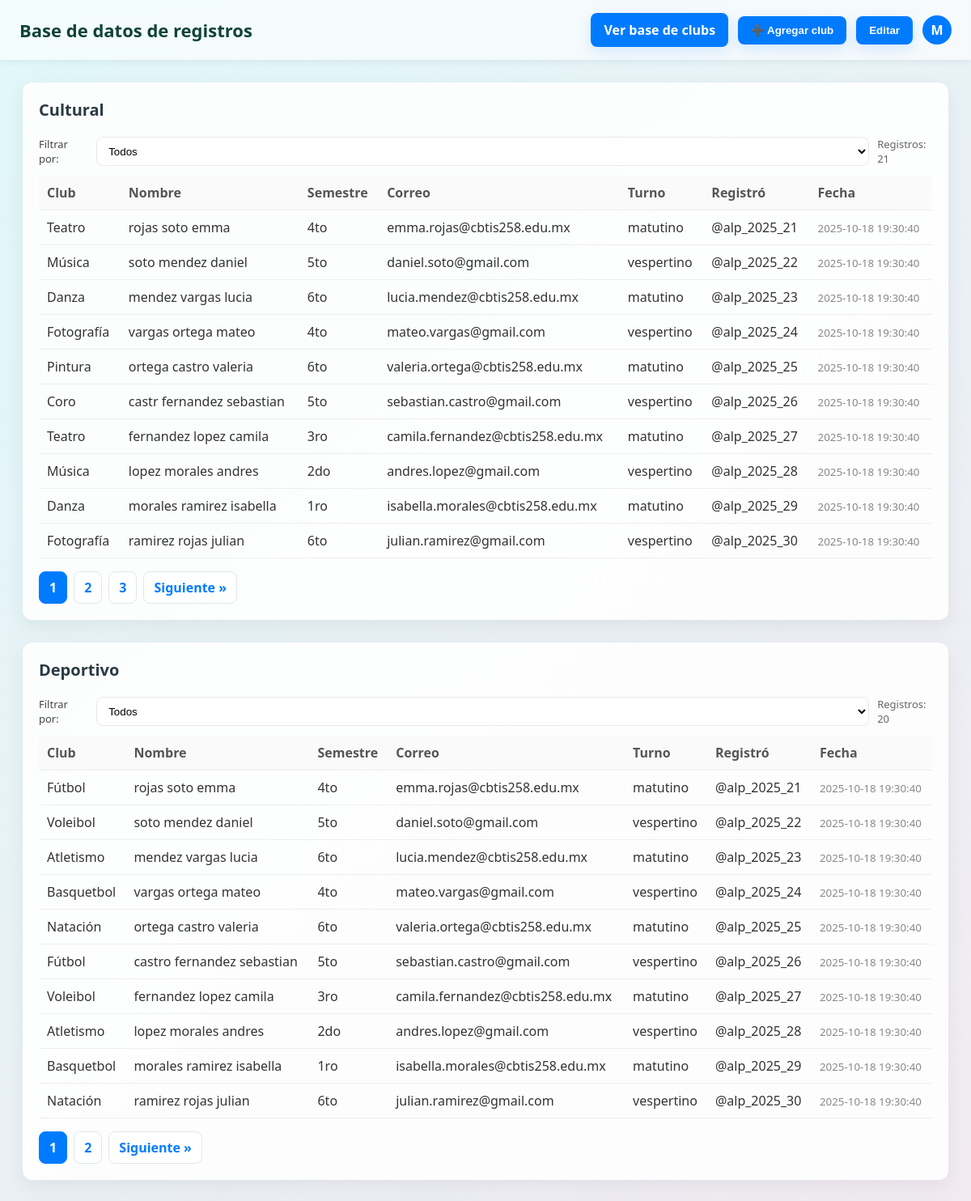
The page /teacher_dashboard.php (signed in, upper part) on the database its author committed.
### tables this page shows
CREATE TABLE `club_registrations` (
  `id` int(11) NOT NULL,
  `club_type` enum('cultural','deportivo','civil') NOT NULL,
  `club_name` varchar(150) NOT NULL,
  `paterno` varchar(100) NOT NULL,
  `materno` varchar(100) NOT NULL,
  `nombres` varchar(150) NOT NULL,
  `semestre` varchar(50) DEFAULT NULL,
  `correo` varchar(255) NOT NULL,
  `turno` varchar(50) DEFAULT NULL,
  `user_id` varchar(100) NOT NULL,
  `created_at` timestamp NOT NULL DEFAULT current_timestamp()
);

### teacher_dashboard.php (the view, shortened to what this page needs)
<?php
require 'config.php';
$user = $_SESSION['user'];
function getUniqueValues(PDO $pdo, string $table, string $column, string $where = null, array $whereParams = []) {
    $sql = "SELECT DISTINCT `$column` FROM `$table`";
    if ($where) $sql .= " WHERE $where";
    $sql .= " ORDER BY `$column` ASC";
    $stmt = $pdo->prepare($sql);
    $stmt->execute($whereParams);
    return array_map(function($r){ return $r[0]; }, $stmt->fetchAll(PDO::FETCH_NUM));
}
function getPaginated(PDO $pdo, string $table, string $whereBase, string $pageParam, ?string $filterValue = null) {
    $page = max(1, intval($_GET[$pageParam] ?? 1));
    $limit = 10;
    $offset = ($page - 1) * $limit;
    $params = [];
    $where = $whereBase;
    $countSql = "SELECT COUNT(*) FROM `$table` WHERE $where";
    $stmt = $pdo->prepare($countSql);
    $stmt->execute($params);
    $total = (int) $stmt->fetchColumn();
    $selectSql = "SELECT * FROM `$table` WHERE $where ORDER BY created_at DESC LIMIT ? OFFSET ?";
    $stmt = $pdo->prepare($selectSql);
    $idx = 1;
    $stmt->bindValue($idx++, (int)$limit, PDO::PARAM_INT);
    $stmt->bindValue($idx++, (int)$offset, PDO::PARAM_INT);
    $stmt->execute();
    $rows = $stmt->fetchAll(PDO::FETCH_ASSOC);
    return ['rows' => $rows, 'total' => $total, 'page' => $page, 'limit' => $limit];
}
$culturales = getUniqueValues($pdo, 'club_registrations', 'club_name', "club_type = 'cultural'");
$filter_cultural = trim($_GET['filter_cultural'] ?? '');
$filter_deportivo = trim($_GET['filter_deportivo'] ?? '');
$culturalData = getPaginated($pdo, 'club_registrations', "club_type = 'cultural'", 'page_cultural', $filter_cultural);
$deportivoData = getPaginated($pdo, 'club_registrations', "club_type = 'deportivo'", 'page_deportivo', $filter_deportivo);
?>
<!doctype html>
<html lang="es">
<head>
</head>
<body>
 <header>
  <h2>Base de datos de registros</h2>
  <div class="header-actions">
    <a href="view_clubs.php" class="btn">Ver base de clubs</a>
    <button id="openModalBtn" class="btn" type="button" aria-haspopup="dialog" onclick="document.getElementById('modal').classList.add('show');document.body.style.overflow='hidden'">➕ Agregar club</button>
    <button id="toggleEditBtn" class="btn" type="button">Editar</button>
    <div class="usericon">
      <div class="avatar"><?=strtoupper($user['username'][0] ?? 'U')?></div>
    </div>
  </div>
 </header>
  <div class="container">
    <?php
    function renderTable($title, $data, $columns, $pageParam, $filterParam = null, $filterOptions = []) {
      $currentParams = $_GET; unset($currentParams['success'], $currentParams['error']);
      $cardId = strtolower(str_replace(['í', ' '], ['i', '-'], $title));
      echo "<div class='card' id='card-" . htmlspecialchars($cardId) . "' data-card='" . htmlspecialchars($title) . "'>";
      echo "<h3><span>$title</span></h3>";
      if ($filterParam !== null) {
        echo "<div class='filter-row'>";
        echo "<label style='font-size:13px;color:#444;margin-right:6px;'>Filtrar por:</label>";
        echo "<select class='filter-select' data-param='".htmlspecialchars($filterParam)."'>";
        echo "<option value='__all__'>Todos</option>";
        echo "</select>";
        echo "<div style='margin-left:auto;color:#666;font-size:13px;'>Registros: " . intval($data['total'] ?? 0) . "</div>";
        echo "</div>";
      } else {
        echo "<div style='margin-top:6px;color:#666;font-size:13px;'>Registros: " . intval($data['total'] ?? 0) . "</div>";
      }
      if (empty($data['rows'])) {
        echo "<p>No hay registros disponibles.</p>";
      } else {
        echo "<table class='table'><thead><tr>";
        foreach ($columns as $key => $label) echo "<th>" . htmlspecialchars($label) . "</th>";
        echo "</tr></thead><tbody>";
        foreach ($data['rows'] as $r) {
          $id = htmlspecialchars($r['id'] ?? '');
          $nombre_full = trim(($r['paterno'] ?? '') . ' ' . ($r['materno'] ?? '') . ' ' . ($r['nombres'] ?? ''));
          echo "<tr data-id='$id'>";
          foreach ($columns as $key => $label) {
            if ($key === 'nombre') {
              echo "<td data-col='nombre'>" . htmlspecialchars($nombre_full) . "</td>";
            } elseif ($key === 'fecha') {
              echo "<td><small class='gray'>" . htmlspecialchars($r['created_at'] ?? '') . "</small></td>";
            } else {
              echo "<td data-col='".htmlspecialchars($key)."'>" . htmlspecialchars($r[$key] ?? '') . "</td>";
            }
          }
          echo "</tr>";
        }
        echo "</tbody></table>";
        $totalPages = max(1, ceil(intval($data['total']) / max(1, intval($data['limit'] ?? 10))));
        $currentPage = max(1, intval($data['page'] ?? 1));
        if ($totalPages > 1) {
          echo "<div class='pagination'>";
          $params = $currentParams;
          for ($i = 1; $i <= $totalPages; $i++) {
            $params[$pageParam] = $i;
            $active = ($currentPage == $i) ? 'active' : '';
            echo "<a href='?" . http_build_query($params) . "' class='$active'>$i</a>";
          }
          if ($currentPage < $totalPages) {
            $params[$pageParam] = $currentPage + 1;
            echo "<a href='?" . http_build_query($params) . "'>Siguiente &raquo;</a>";
          }
          echo "</div>";
        }
      }
      echo "</div>";
    }
    renderTable('Cultural', $culturalData, [
      'club_name' => 'Club',
      'nombre' => 'Nombre',
      'semestre' => 'Semestre',
      'correo' => 'Correo',
      'turno' => 'Turno',
      'user_id' => 'Registró',
      'fecha' => 'Fecha'
    ], 'page_cultural', 'filter_cultural', $culturales);
    ?>
  </div>
</body>
</html>

### teacher_dashboard.php (style rules this page uses)
:root { --bg1: #e0f7fa; --bg2: #fce4ec; --card-bg: rgba(255,255,255,0.9); --primary: #007bff; --muted: #888; --glass: rgba(255,255,255,0.6); --radius: 12px; --edit-highlight: rgba(255, 244, 180, 0.7); }
body { margin: 0; font-family: 'Segoe UI', Roboto, Arial, sans-serif; background: linear-gradient(135deg, var(--bg1), var(--bg2)); color: #333; -webkit-font-smoothing:antialiased; -moz-osx-font-smoothing:grayscale; }
header { background: var(--glass); backdrop-filter: blur(6px); box-shadow: 0 2px 8px rgba(0,0,0,0.06); padding: 16px 24px; position: sticky; top: 0; z-index: 100; display: flex; justify-content: space-between; align-items: center; }
header h2 { margin: 0; font-size: 22px; color:#143; }
.header-actions { display:flex; align-items:center; gap:12px; }
a.btn { text-decoration: none; }
.container { max-width: 1160px; margin: 0 auto; padding: 28px; }
.card { background: var(--card-bg); border-radius: var(--radius); box-shadow: 0 8px 24px rgba(0,0,0,0.06); padding: 20px; margin-bottom: 28px; transition: transform 0.18s ease; position: relative; }
.card h3 { margin-top: 0; font-size: 20px; color: #2b3a42; display:flex; align-items:center; justify-content:space-between; gap:12px; }
.filter-row { display:flex; gap:10px; align-items:center; margin-top:8px; margin-bottom:10px; }
.filter-row select, .filter-row input[type="search"] { height:36px; padding:6px 10px; border-radius:8px; border:1px solid #e6e9ef; background:#fff; transition: all 0.2s ease-in-out; }
.table { width: 100%; border-collapse: collapse; margin-top: 12px; }
.table th, .table td { padding: 10px; border-bottom: 1px solid #eee; text-align: left; }
.table th { background: #fafafa; color: #555; }
small.gray { color: var(--muted); }
.pagination { margin-top: 16px; display:flex; flex-wrap:wrap; gap:8px; }
.pagination a { padding: 8px 12px; border-radius: 8px; background: #fff; border: 1px solid #e0e7ef; color: var(--primary); text-decoration: none; font-weight:600; }
.pagination a.active { background-color: var(--primary); color: white; border-color: var(--primary); }
.btn { padding: 10px 16px; background: var(--primary); color: #fff; border: none; border-radius: 8px; cursor: pointer; font-weight:600; box-shadow: 0 6px 18px rgba(0,123,255,0.14); text-decoration: none; }
.usericon { position: relative; }
.avatar { width: 36px; height: 36px; border-radius: 50%; background: var(--primary); color: #fff; display: flex; align-items: center; justify-content: center; font-weight: 600; cursor: pointer; }
input[type="text"], input[type="password"], select { width: 100%; height: 40px; padding: 0 10px; border: 1px solid #ccc; border-radius: 8px; box-sizing: border-box; }

### rows shown on the page
club_registrations: club_name "Teatro", nombre_full "rojas soto emma", semestre "4to", correo "emma.rojas@cbtis258.edu.mx", turno "matutino", user "@alp_2025_21", created_at "2025-10-18 19:30:40"
club_registrations: club_name "Música", nombre_full "soto mendez daniel", semestre "5to", correo "daniel.soto@gmail.com", turno "vespertino", user "@alp_2025_22", created_at "2025-10-18 19:30:40"
club_registrations: club_name "Danza", nombre_full "mendez vargas lucia", semestre "6to", correo "lucia.mendez@cbtis258.edu.mx", turno "matutino", user "@alp_2025_23", created_at "2025-10-18 19:30:40"
club_registrations: club_name "Fotografía", nombre_full "vargas ortega mateo", semestre "4to", correo "mateo.vargas@gmail.com", turno "vespertino", user "@alp_2025_24", created_at "2025-10-18 19:30:40"
club_registrations: club_name "Pintura", nombre_full "ortega castro valeria", semestre "6to", correo "valeria.ortega@cbtis258.edu.mx", turno "matutino", user "@alp_2025_25", created_at "2025-10-18 19:30:40"
club_registrations: club_name "Coro", nombre_full "castr fernandez sebastian", semestre "5to", correo "sebastian.castro@gmail.com", turno "vespertino", user "@alp_2025_26", created_at "2025-10-18 19:30:40"
club_registrations: club_name "Teatro", nombre_full "fernandez lopez camila", semestre "3ro", correo "camila.fernandez@cbtis258.edu.mx", turno "matutino", user "@alp_2025_27", created_at "2025-10-18 19:30:40"
club_registrations: club_name "Música", nombre_full "lopez morales andres", semestre "2do", correo "andres.lopez@gmail.com", turno "vespertino", user "@alp_2025_28", created_at "2025-10-18 19:30:40"
club_registrations: club_name "Danza", nombre_full "morales ramirez isabella", semestre "1ro", correo "isabella.morales@cbtis258.edu.mx", turno "matutino", user "@alp_2025_29", created_at "2025-10-18 19:30:40"
club_registrations: club_name "Fotografía", nombre_full "ramirez rojas julian", semestre "6to", correo "julian.ramirez@gmail.com", turno "vespertino", user "@alp_2025_30", created_at "2025-10-18 19:30:40"
club_registrations: club_name "Fútbol", nombre_full "rojas soto emma", semestre "4to", correo "emma.rojas@cbtis258.edu.mx", turno "matutino", user "@alp_2025_21", created_at "2025-10-18 19:30:40"
club_registrations: club_name "Voleibol", nombre_full "soto mendez daniel", semestre "5to", correo "daniel.soto@gmail.com", turno "vespertino", user "@alp_2025_22", created_at "2025-10-18 19:30:40"
club_registrations: club_name "Atletismo", nombre_full "mendez vargas lucia", semestre "6to", correo "lucia.mendez@cbtis258.edu.mx", turno "matutino", user "@alp_2025_23", created_at "2025-10-18 19:30:40"
club_registrations: club_name "Basquetbol", nombre_full "vargas ortega mateo", semestre "4to", correo "mateo.vargas@gmail.com", turno "vespertino", user "@alp_2025_24", created_at "2025-10-18 19:30:40"
club_registrations: club_name "Natación", nombre_full "ortega castro valeria", semestre "6to", correo "valeria.ortega@cbtis258.edu.mx", turno "matutino", user "@alp_2025_25", created_at "2025-10-18 19:30:40"
club_registrations: club_name "Fútbol", nombre_full "castro fernandez sebastian", semestre "5to", correo "sebastian.castro@gmail.com", turno "vespertino", user "@alp_2025_26", created_at "2025-10-18 19:30:40"
club_registrations: club_name "Voleibol", nombre_full "fernandez lopez camila", semestre "3ro", correo "camila.fernandez@cbtis258.edu.mx", turno "matutino", user "@alp_2025_27", created_at "2025-10-18 19:30:40"
club_registrations: club_name "Atletismo", nombre_full "lopez morales andres", semestre "2do", correo "andres.lopez@gmail.com", turno "vespertino", user "@alp_2025_28", created_at "2025-10-18 19:30:40"
club_registrations: club_name "Basquetbol", nombre_full "morales ramirez isabella", semestre "1ro", correo "isabella.morales@cbtis258.edu.mx", turno "matutino", user "@alp_2025_29", created_at "2025-10-18 19:30:40"
club_registrations: club_name "Natación", nombre_full "ramirez rojas julian", semestre "6to", correo "julian.ramirez@gmail.com", turno "vespertino", user "@alp_2025_30", created_at "2025-10-18 19:30:40"

### other values the page prints
$user['username'][0] "M"
$title "Cultural Deportivo"
$data['total'] "21 20"
$label "Club"
$label "Nombre"
$label "Semestre"
$label "Correo"
$label "Turno"
$label "Registró"
$label "Fecha"
